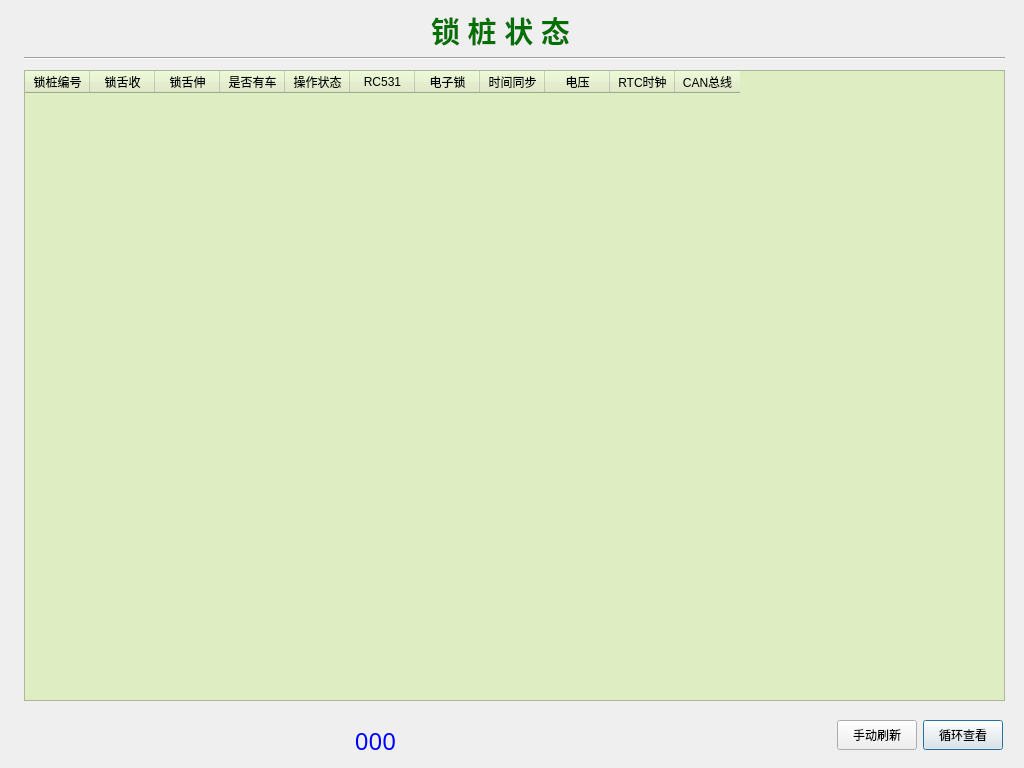
<?xml version="1.0" encoding="UTF-8"?>
<ui version="4.0">
 <class>SaeStatClass</class>
 <widget class="QDialog" name="SaeStatClass">
  <property name="geometry">
   <rect>
    <x>0</x>
    <y>0</y>
    <width>1024</width>
    <height>768</height>
   </rect>
  </property>
  <property name="minimumSize">
   <size>
    <width>1024</width>
    <height>768</height>
   </size>
  </property>
  <property name="maximumSize">
   <size>
    <width>1024</width>
    <height>768</height>
   </size>
  </property>
  <property name="windowTitle">
   <string>Dialog</string>
  </property>
  <widget class="QLabel" name="label">
   <property name="geometry">
    <rect>
     <x>0</x>
     <y>0</y>
     <width>1024</width>
     <height>768</height>
    </rect>
   </property>
   <property name="text">
    <string/>
   </property>
   <property name="pixmap">
    <pixmap resource="../bicycle.qrc">:/image/function_background.png</pixmap>
   </property>
  </widget>
  <widget class="QLabel" name="label_25">
   <property name="geometry">
    <rect>
     <x>410</x>
     <y>10</y>
     <width>181</width>
     <height>41</height>
    </rect>
   </property>
   <property name="font">
    <font>
     <family>华文中宋</family>
     <pointsize>22</pointsize>
     <weight>75</weight>
     <bold>true</bold>
    </font>
   </property>
   <property name="styleSheet">
    <string notr="true">color: rgb(0, 112, 0);</string>
   </property>
   <property name="text">
    <string>锁 桩 状 态</string>
   </property>
   <property name="alignment">
    <set>Qt::AlignCenter</set>
   </property>
  </widget>
  <widget class="Line" name="line">
   <property name="geometry">
    <rect>
     <x>24</x>
     <y>50</y>
     <width>981</width>
     <height>16</height>
    </rect>
   </property>
   <property name="orientation">
    <enum>Qt::Horizontal</enum>
   </property>
  </widget>
  <widget class="QTableWidget" name="tableWidget">
   <property name="geometry">
    <rect>
     <x>24</x>
     <y>70</y>
     <width>981</width>
     <height>631</height>
    </rect>
   </property>
   <property name="focusPolicy">
    <enum>Qt::NoFocus</enum>
   </property>
   <property name="styleSheet">
    <string notr="true">background-color: rgb(222, 237, 194);
</string>
   </property>
   <attribute name="horizontalHeaderDefaultSectionSize">
    <number>65</number>
   </attribute>
   <column>
    <property name="text">
     <string>锁桩编号</string>
    </property>
   </column>
   <column>
    <property name="text">
     <string>锁舌收</string>
    </property>
   </column>
   <column>
    <property name="text">
     <string>锁舌伸</string>
    </property>
   </column>
   <column>
    <property name="text">
     <string>是否有车</string>
    </property>
   </column>
   <column>
    <property name="text">
     <string>操作状态</string>
    </property>
   </column>
   <column>
    <property name="text">
     <string>RC531</string>
    </property>
   </column>
   <column>
    <property name="text">
     <string>电子锁</string>
    </property>
   </column>
   <column>
    <property name="text">
     <string>时间同步</string>
    </property>
   </column>
   <column>
    <property name="text">
     <string>电压</string>
    </property>
   </column>
   <column>
    <property name="text">
     <string>RTC时钟</string>
    </property>
   </column>
   <column>
    <property name="text">
     <string>CAN总线</string>
    </property>
   </column>
  </widget>
  <widget class="QPushButton" name="pushButton_loopBrowse">
   <property name="geometry">
    <rect>
     <x>923</x>
     <y>720</y>
     <width>80</width>
     <height>30</height>
    </rect>
   </property>
   <property name="text">
    <string>循环查看</string>
   </property>
  </widget>
  <widget class="QPushButton" name="pushButton_manualRefresh">
   <property name="geometry">
    <rect>
     <x>837</x>
     <y>720</y>
     <width>80</width>
     <height>30</height>
    </rect>
   </property>
   <property name="styleSheet">
    <string notr="true"/>
   </property>
   <property name="text">
    <string>手动刷新</string>
   </property>
  </widget>
  <widget class="QLabel" name="label_saeStatShow">
   <property name="geometry">
    <rect>
     <x>30</x>
     <y>720</y>
     <width>691</width>
     <height>41</height>
    </rect>
   </property>
   <property name="font">
    <font>
     <family>文泉驿正黑</family>
     <pointsize>18</pointsize>
     <weight>50</weight>
     <bold>false</bold>
    </font>
   </property>
   <property name="styleSheet">
    <string notr="true">color: rgb(0, 0, 255);</string>
   </property>
   <property name="text">
    <string>000</string>
   </property>
   <property name="alignment">
    <set>Qt::AlignCenter</set>
   </property>
  </widget>
 </widget>
 <tabstops>
  <tabstop>pushButton_manualRefresh</tabstop>
  <tabstop>pushButton_loopBrowse</tabstop>
 </tabstops>
 <resources>
  <include location="../bicycle.qrc"/>
 </resources>
 <connections/>
</ui>
